Frame 1 (no input): blank canvas, image omitted
Frame 60 (the mouse pressed at the canvas centre just before this capture): blank canvas, image omitted
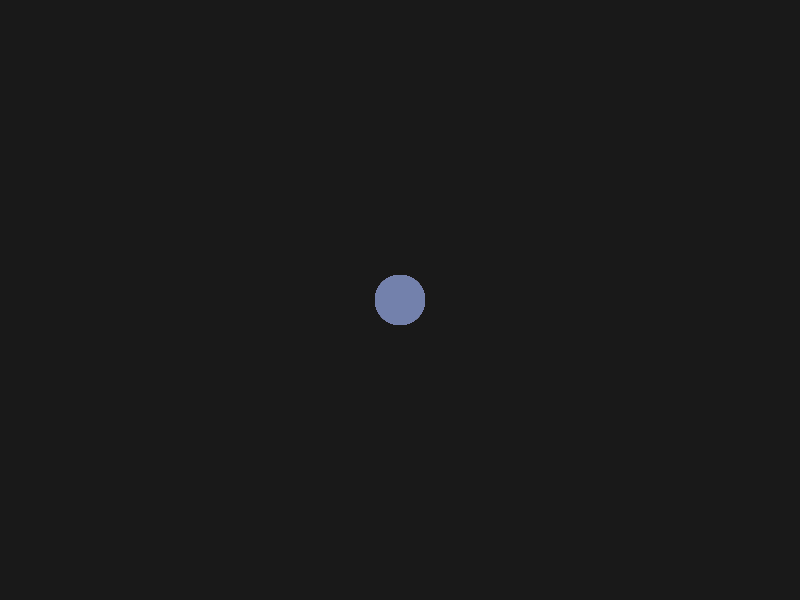
Frame 120 (the mouse held since frame 60 and released just before this capture)

The Processing sketch whose frames 1 and 60 were blank and that drew this single picture after the mouse press (run headless with seeded random() and noise(); from frame 60 on, the mouse is pressed at the canvas centre):

// Processing sketch: processing_158342
// ── processing_158342.pde

float px=0;
int r = 50;
void setup() {
  size (800, 600);
  
  background(30);
  noStroke();
  smooth();
}

void draw() {

  if (mousePressed) {
    px+=.01;
    //r++;

    fill(noise(px)*300, noise(px, px)*300, noise(px, px, px)*300);
    ellipse(mouseX, mouseY, r, r);
  }
  if (frameCount%5==0) {
    fill(0, 5);
    rect(0, 0, width, height);
  }
}
